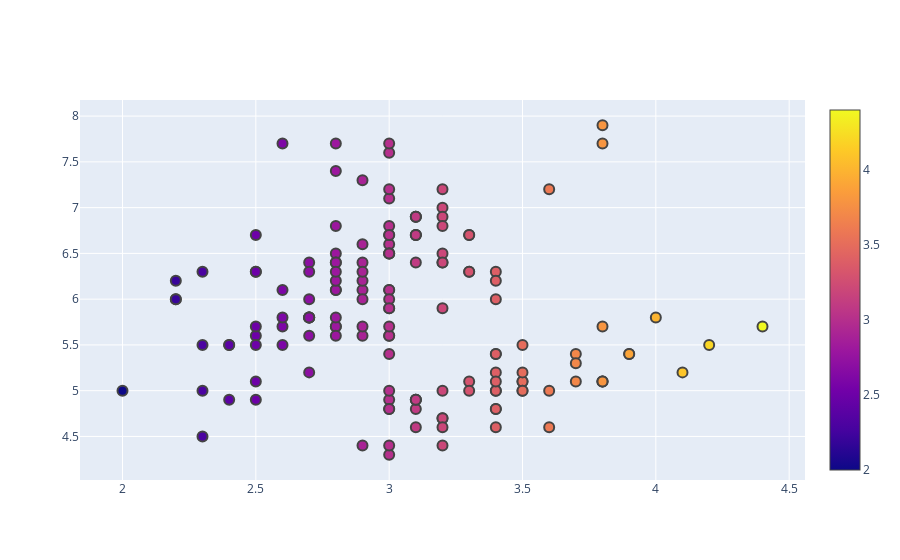

The notebook cell this image was saved under:
### Code cell
# Use included Iris data set
df_iris = px.data.iris()
# Create a scatter plot by defining x, y, different color for count of provided
# column, size based on supplied column and additional data to display on hover
px.scatter(df_iris, x="sepal_width", y="sepal_length", color="species",
                 size='petal_length', hover_data=['petal_width'])

# Create a customized scatter with black marker edges with line width 2, opaque
# and colored based on width. Also show a scale on the right
fig = go.Figure()
fig.add_trace(go.Scatter(
    x=df_iris.sepal_width, y=df_iris.sepal_length,
    mode='markers',
    marker_color=df_iris.sepal_width,
    text=df_iris.species,
    marker=dict(showscale=True)
))
fig.update_traces(marker_line_width=2, marker_size=10)
fig

### Figure 1 — Plotly figure (JSON) as saved in the notebook; plotly's stock layout.template omitted (floating-point values rounded to 4 significant figures; data arrays with more than 128 entries replaced by an {"elided": "..."} marker saying what was removed)
{"data": [{"marker": {"color": {"elided": "150 float values"}, "line": {"width": 2}, "showscale": true, "size": 10}, "mode": "markers", "text": {"elided": "150 str values"}, "type": "scatter", "x": {"elided": "150 float values"}, "y": {"elided": "150 float values"}}], "layout": {}}
